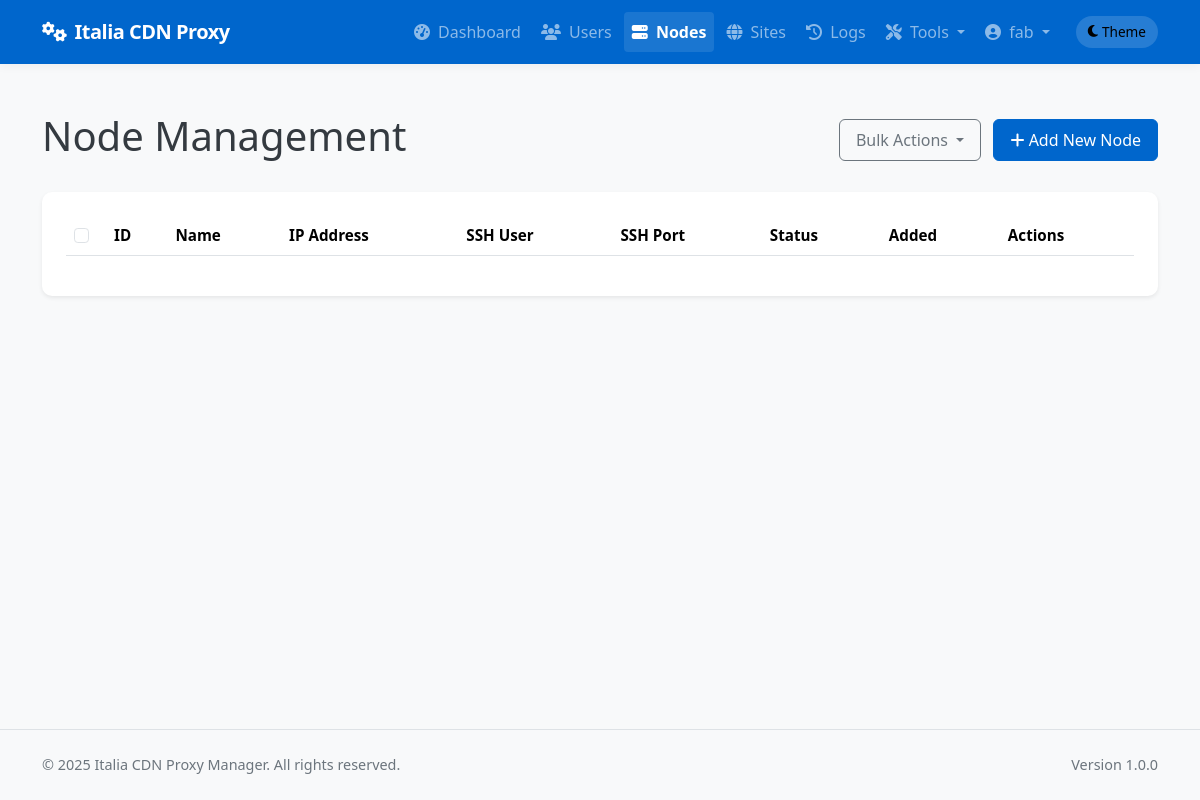
The page /admin/nodes (signed in) on the database as committed earlier.
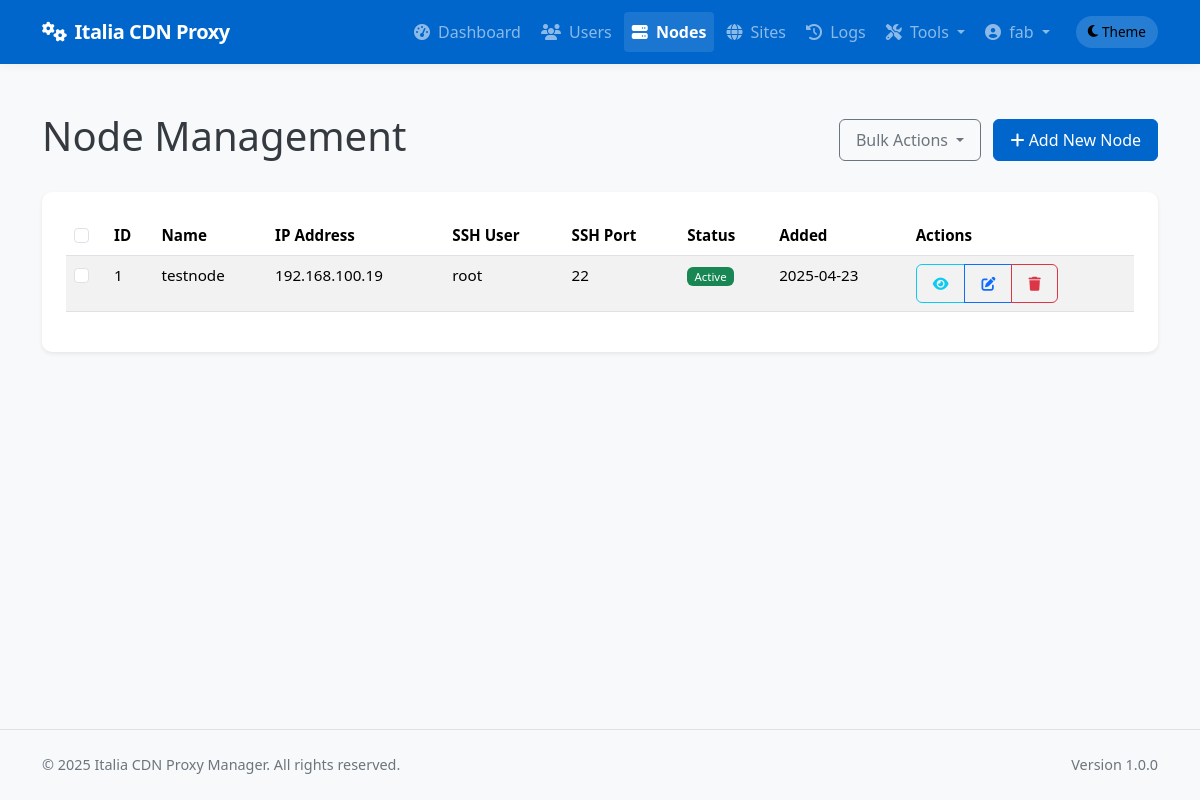
The same page on the database as committed later.
### app/models/models.py (models this page shows, shortened)
class Node(db.Model):
    __tablename__ = 'nodes'
    id = db.Column(db.Integer, primary_key=True)
    name = db.Column(db.String(64), unique=True, nullable=False)
    ip_address = db.Column(db.String(45), nullable=False)  # IPv4 or IPv6
    ssh_port = db.Column(db.Integer, default=22)
    ssh_user = db.Column(db.String(64), nullable=False)
    ssh_key_path = db.Column(db.String(256), nullable=True)  # Path to SSH key file
    _ssh_password = db.Column('ssh_password', db.String(256), nullable=True)  # Encrypted password (if using password auth)
    is_active = db.Column(db.Boolean, default=True)
    is_discovered = db.Column(db.Boolean, default=False)  # Whether this node was discovered from YAML
    created_at = db.Column(db.DateTime, default=datetime.utcnow)
    updated_at = db.Column(db.DateTime, default=datetime.utcnow, onupdate=datetime.utcnow)
    nginx_config_path = db.Column(db.String(256), default='/etc/nginx/conf.d')
    nginx_reload_command = db.Column(db.String(256), default='sudo systemctl reload nginx')
    detected_nginx_path = db.Column(db.String(256), nullable=True)  # Store detected nginx path
    site_nodes = db.relationship('SiteNode', backref='node', lazy='dynamic')
    @property
    def ssh_password(self):
        """Decrypt password when accessed"""
        from cryptography.fernet import Fernet
        from flask import current_app
        if not self._ssh_password:
            return None
        try:
            key = current_app.config.get('PASSWORD_ENCRYPTION_KEY', 'fallback_key_for_development_only').encode()
            key = key.ljust(32)[:32]
            cipher = Fernet(Fernet.generate_key()) if len(key) < 32 else Fernet(key)
            decrypted = cipher.decrypt(self._ssh_password.encode())
            return decrypted.decode()
        except Exception as e:
            import logging
            logging.error(f"Error decrypting SSH password: {str(e)}")
            return None
    @ssh_password.setter
    def ssh_password(self, password):
        """Encrypt password when set"""
        if not password:
            self._ssh_password = None
            return
        from cryptography.fernet import Fernet
        from flask import current_app
        try:
            key = current_app.config.get('PASSWORD_ENCRYPTION_KEY', 'fallback_key_for_development_only').encode()
            key = key.ljust(32)[:32]
            cipher = Fernet(Fernet.generate_key()) if len(key) < 32 else Fernet(key)
            encrypted = cipher.encrypt(password.encode())
            self._ssh_password = encrypted.decode()
        except Exception as e:
            import logging
            logging.error(f"Error encrypting SSH password: {str(e)}")
            self._ssh_password = None

### app/controllers/admin.py (the view)
@admin.route('/nodes')
@login_required
@admin_required
def list_nodes():
    nodes = Node.query.all()
    return render_template('admin/nodes/list.html', nodes=nodes)

### app/models/__init__.py (called while the page is built)
@login_manager.user_loader
def load_user(user_id):
    return User.query.get(int(user_id))

### app/models/models.py (called while the page is built)
    def is_admin(self):
        return self.role == 'admin'

### app/services/access_control.py (called while the page is built)
def admin_required(f):
    @wraps(f)
    def decorated_function(*args, **kwargs):
        if not current_user.is_admin():
            flash('You need admin privileges to access this page.', 'error')
            return abort(403)
        return f(*args, **kwargs)
    return decorated_function

### app/templates/admin/nodes/list.html (shortened to what this page needs)
{% extends 'base.html' %}
{% block content %}
<div class="container py-4">
    <div class="d-flex justify-content-between align-items-center mb-4">
        <h1>Node Management</h1>
        <div>
            <button class="btn btn-outline-secondary dropdown-toggle me-2" type="button" id="bulkActionsDropdown" data-bs-toggle="dropdown" aria-expanded="false">
                Bulk Actions
            </button>
            <a href="{{ url_for('admin.new_node') }}" class="btn btn-primary">
                <i class="fas fa-plus"></i> Add New Node
            </a>
        </div>
    </div>
    <div class="card shadow-sm">
        <div class="card-body">
            <div class="table-responsive">
                <table class="table table-striped table-hover">
                    <thead>
                        <tr>
                            <th width="40">
                                <input type="checkbox" id="selectAllNodes" class="form-check-input">
                            </th>
                            <th>ID</th>
                            <th>Name</th>
                            <th>IP Address</th>
                            <th>SSH User</th>
                            <th>SSH Port</th>
                            <th>Status</th>
                            <th>Added</th>
                            <th>Actions</th>
                        </tr>
                    </thead>
                    <tbody>
                        {% for node in nodes %}
                        <tr>
                            <td>
                                <input type="checkbox" class="form-check-input node-checkbox" data-node-id="{{ node.id }}" value="{{ node.id }}">
                            </td>
                            <td>{{ node.id }}</td>
                            <td>{{ node.name }}</td>
                            <td>{{ node.ip_address }}</td>
                            <td>{{ node.ssh_user }}</td>
                            <td>{{ node.ssh_port }}</td>
                            <td><span class="badge bg-{{ 'success' if node.is_active else 'danger' }}">
                                {{ 'Active' if node.is_active else 'Inactive' }}
                            </span></td>
                            <td>{{ node.created_at.strftime('%Y-%m-%d') }}</td>
                            <td>
                                <div class="btn-group btn-group-sm">
                                    <a href="{{ url_for('admin.view_node', node_id=node.id) }}" class="btn btn-outline-info" title="View Details">
                                        <i class="fas fa-eye"></i>
                                    </a>
                                    <a href="{{ url_for('admin.edit_node', node_id=node.id) }}" class="btn btn-outline-primary" title="Edit Node">
                                        <i class="fas fa-edit"></i>
                                    </a>
                                    <button type="button" class="btn btn-outline-danger"
                                            data-bs-toggle="modal"
                                            data-bs-target="#deleteNodeModal"
                                            data-node-id="{{ node.id }}"
                                            data-node-name="{{ node.name }}"
                                            title="Delete Node">
                                        <i class="fas fa-trash"></i>
                                    </button>
                                </div>
                            </td>
                        </tr>
                        {% endfor %}
                    </tbody>
                </table>
            </div>
        </div>
    </div>
</div>
{% endblock %}

Rows that differ between the two databases and show on the page:
added Node: id "1", name "testnode", ip_address "192.168.100.19", ssh_user "root", ssh_port "22", is_active "Active", created_at "2025-04-23"
